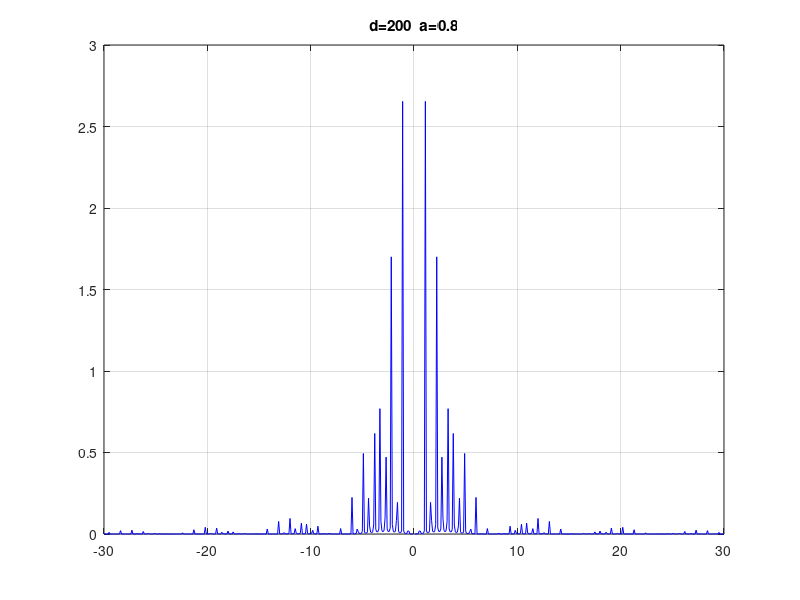

Source code (MATLAB):
a = 0.8;
d = 200;
omega = -30:0.1:30;
s = size(omega);
for o = 1:s(1,2)
    f = 0;
    for n = -5:5
        f = f + exp(-1i*omega(o)*n*d)*(exp(-1i*omega(o)*a) - 1);
    end
    F(o) = f;
end
F = F.*1i./(2*pi*a*omega);
F = abs(F).^2;
%F = F.^2;
plot(omega, F, 'b-')
grid on
title(['d=',num2str(d),'  ','a=',num2str(a)])